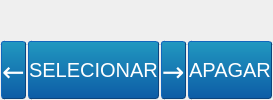
         <widget class="QWidget" name="tab_iluminacao_2">
          <property name="sizePolicy">
           <sizepolicy hsizetype="Expanding" vsizetype="Expanding">
            <horstretch>0</horstretch>
            <verstretch>0</verstretch>
           </sizepolicy>
          </property>
          <attribute name="icon">
           <iconset>
            <normaloff>img/Color_wheel.png</normaloff>img/Color_wheel.png</iconset>
          </attribute>
          <attribute name="title">
           <string>Iluminação</string>
          </attribute>
          <layout class="QGridLayout" name="gridLayout_4">
           <property name="leftMargin">
            <number>0</number>
           </property>
           <property name="topMargin">
            <number>0</number>
           </property>
           <property name="rightMargin">
            <number>0</number>
           </property>
           <property name="bottomMargin">
            <number>0</number>
           </property>
           <item row="0" column="0">
            <layout class="QVBoxLayout" name="verticalLayout" stretch="20,3">
             <property name="spacing">
              <number>0</number>
             </property>
             <item>
              <widget class="QLabel" name="label_img_cenario">
               <property name="sizePolicy">
                <sizepolicy hsizetype="Expanding" vsizetype="Expanding">
                 <horstretch>0</horstretch>
                 <verstretch>0</verstretch>
                </sizepolicy>
               </property>
               <property name="maximumSize">
                <size>
                 <width>2000</width>
                 <height>2000</height>
                </size>
               </property>
               <property name="text">
                <string/>
               </property>
               <property name="pixmap">
                <pixmap>img/imagem1.jpg</pixmap>
               </property>
               <property name="scaledContents">
                <bool>true</bool>
               </property>
               <property name="alignment">
                <set>Qt::AlignCenter</set>
               </property>
              </widget>
             </item>
             <item>
              <layout class="QHBoxLayout" name="horizontalLayout_4">
               <item>
                <widget class="QPushButton" name="cenario_esquerda">
                 <property name="sizePolicy">
                  <sizepolicy hsizetype="Expanding" vsizetype="Fixed">
                   <horstretch>0</horstretch>
                   <verstretch>0</verstretch>
                  </sizepolicy>
                 </property>
                 <property name="minimumSize">
                  <size>
                   <width>0</width>
                   <height>60</height>
                  </size>
                 </property>
                 <property name="baseSize">
                  <size>
                   <width>200</width>
                   <height>60</height>
                  </size>
                 </property>
                 <property name="styleSheet">
                  <string notr="true">    QPushButton
    {
    font: 20pt Aria, italicl;
    margin: 1px;
    border-color: #0c457e;
    border-style: outset;
    border-radius: 3px;
    border-width: 1px;
    color: white;
    background-color: qlineargradient(x1: 0, y1: 0, x2: 0, y2: 1, stop: 0 #2198c0, stop: 1 #0d5ca6);
    }

    QPushButton:pressed
    {
    background-color: qlineargradient(x1: 0, y1: 0, x2: 0, y2: 1, stop: 0 #0d5ca6, stop: 1 #2198c0);
    }</string>
                 </property>
                 <property name="text">
                  <string>←</string>
                 </property>
                </widget>
               </item>
               <item>
                <widget class="QPushButton" name="select_cenario">
                 <property name="sizePolicy">
                  <sizepolicy hsizetype="Expanding" vsizetype="Fixed">
                   <horstretch>0</horstretch>
                   <verstretch>0</verstretch>
                  </sizepolicy>
                 </property>
                 <property name="minimumSize">
                  <size>
                   <width>0</width>
                   <height>60</height>
                  </size>
                 </property>
                 <property name="styleSheet">
                  <string notr="true">    QPushButton
    {
    font: 15pt Arial;
    margin: 1px;
    border-color: #0c457e;
    border-style: outset;
    border-radius: 3px;
    border-width: 1px;
    color: white;
    background-color: qlineargradient(x1: 0, y1: 0, x2: 0, y2: 1, stop: 0 #2198c0, stop: 1 #0d5ca6);
    }

    QPushButton:pressed
    {
    background-color: qlineargradient(x1: 0, y1: 0, x2: 0, y2: 1, stop: 0 #0d5ca6, stop: 1 #2198c0);
    }</string>
                 </property>
                 <property name="text">
                  <string>SELECIONAR</string>
                 </property>
                </widget>
               </item>
               <item>
                <widget class="QPushButton" name="cenario_direita">
                 <property name="sizePolicy">
                  <sizepolicy hsizetype="Expanding" vsizetype="Fixed">
                   <horstretch>0</horstretch>
                   <verstretch>0</verstretch>
                  </sizepolicy>
                 </property>
                 <property name="minimumSize">
                  <size>
                   <width>0</width>
                   <height>60</height>
                  </size>
                 </property>
                 <property name="styleSheet">
                  <string notr="true">    QPushButton
    {
    font: 20pt Aria, boldl;
    margin: 1px;
    border-color: #0c457e;
    border-style: outset;
    border-radius: 3px;
    border-width: 1px;
    color: white;
    background-color: qlineargradient(x1: 0, y1: 0, x2: 0, y2: 1, stop: 0 #2198c0, stop: 1 #0d5ca6);
    }

    QPushButton:pressed
    {
    background-color: qlineargradient(x1: 0, y1: 0, x2: 0, y2: 1, stop: 0 #0d5ca6, stop: 1 #2198c0);
    }</string>
                 </property>
                 <property name="text">
                  <string>→</string>
                 </property>
                </widget>
               </item>
               <item>
                <widget class="QPushButton" name="apaga_cenario">
                 <property name="sizePolicy">
                  <sizepolicy hsizetype="Expanding" vsizetype="Fixed">
                   <horstretch>0</horstretch>
                   <verstretch>0</verstretch>
                  </sizepolicy>
                 </property>
                 <property name="minimumSize">
                  <size>
                   <width>0</width>
                   <height>60</height>
                  </size>
                 </property>
                 <property name="styleSheet">
                  <string notr="true">    QPushButton
    {
    font: 15pt Arial;
    margin: 1px;
    border-color: #0c457e;
    border-style: outset;
    border-radius: 3px;
    border-width: 1px;
    color: white;
    background-color: qlineargradient(x1: 0, y1: 0, x2: 0, y2: 1, stop: 0 #2198c0, stop: 1 #0d5ca6);
    }

    QPushButton:pressed
    {
    background-color: qlineargradient(x1: 0, y1: 0, x2: 0, y2: 1, stop: 0 #0d5ca6, stop: 1 #2198c0);
    }</string>
                 </property>
                 <property name="text">
                  <string>APAGAR</string>
                 </property>
                </widget>
               </item>
              </layout>
             </item>
            </layout>
           </item>
          </layout>
         </widget>
